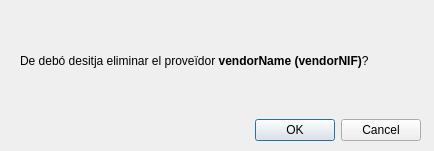
<?xml version="1.0" encoding="UTF-8"?>
<ui version="4.0">
 <class>Dialog</class>
 <widget class="QDialog" name="Dialog">
  <property name="geometry">
   <rect>
    <x>0</x>
    <y>0</y>
    <width>434</width>
    <height>151</height>
   </rect>
  </property>
  <property name="windowTitle">
   <string>Dialog</string>
  </property>
  <widget class="QWidget" name="verticalLayoutWidget">
   <property name="geometry">
    <rect>
     <x>20</x>
     <y>10</y>
     <width>401</width>
     <height>131</height>
    </rect>
   </property>
   <layout class="QVBoxLayout" name="verticalLayout">
    <item>
     <widget class="QLabel" name="labelQuestion">
      <property name="sizePolicy">
       <sizepolicy hsizetype="Preferred" vsizetype="Preferred">
        <horstretch>0</horstretch>
        <verstretch>0</verstretch>
       </sizepolicy>
      </property>
      <property name="font">
       <font>
        <bold>false</bold>
       </font>
      </property>
      <property name="text">
       <string>&lt;html&gt;&lt;head/&gt;&lt;body&gt;&lt;p&gt;De debó desitja eliminar el proveïdor &lt;span style=&quot; font-weight:700;&quot;&gt;vendorName (vendorNIF)&lt;/span&gt;?&lt;/p&gt;&lt;/body&gt;&lt;/html&gt;</string>
      </property>
      <property name="scaledContents">
       <bool>false</bool>
      </property>
      <property name="wordWrap">
       <bool>true</bool>
      </property>
     </widget>
    </item>
    <item>
     <widget class="QDialogButtonBox" name="buttonBox">
      <property name="orientation">
       <enum>Qt::Horizontal</enum>
      </property>
      <property name="standardButtons">
       <set>QDialogButtonBox::Cancel|QDialogButtonBox::Ok</set>
      </property>
     </widget>
    </item>
   </layout>
  </widget>
 </widget>
 <resources/>
 <connections>
  <connection>
   <sender>buttonBox</sender>
   <signal>accepted()</signal>
   <receiver>Dialog</receiver>
   <slot>accept()</slot>
   <hints>
    <hint type="sourcelabel">
     <x>248</x>
     <y>254</y>
    </hint>
    <hint type="destinationlabel">
     <x>157</x>
     <y>274</y>
    </hint>
   </hints>
  </connection>
  <connection>
   <sender>buttonBox</sender>
   <signal>rejected()</signal>
   <receiver>Dialog</receiver>
   <slot>reject()</slot>
   <hints>
    <hint type="sourcelabel">
     <x>316</x>
     <y>260</y>
    </hint>
    <hint type="destinationlabel">
     <x>286</x>
     <y>274</y>
    </hint>
   </hints>
  </connection>
 </connections>
</ui>
